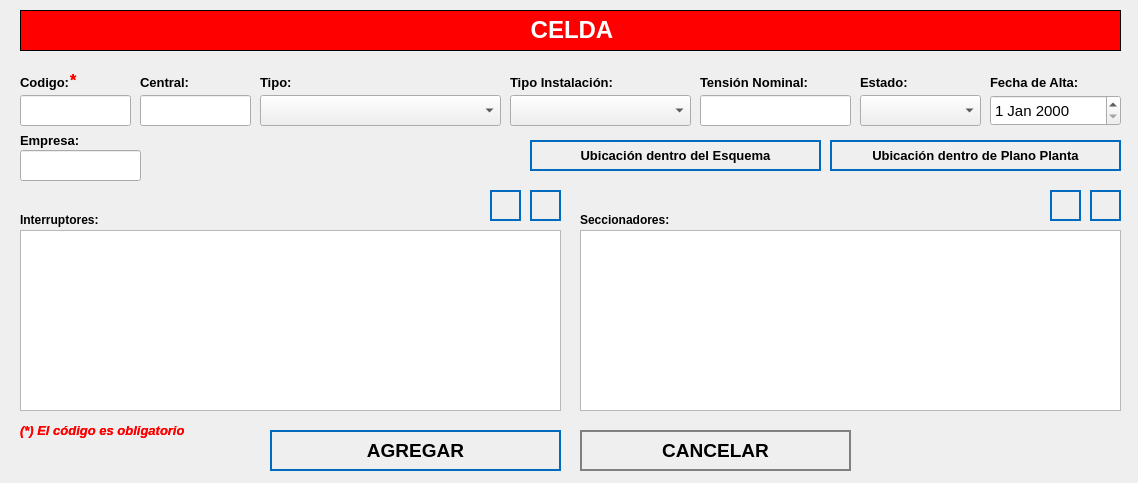
<?xml version="1.0" encoding="UTF-8"?>
<ui version="4.0">
 <class>NewBook</class>
 <widget class="QWidget" name="NewBook">
  <property name="geometry">
   <rect>
    <x>0</x>
    <y>0</y>
    <width>1138</width>
    <height>483</height>
   </rect>
  </property>
  <property name="minimumSize">
   <size>
    <width>1138</width>
    <height>483</height>
   </size>
  </property>
  <property name="maximumSize">
   <size>
    <width>1138</width>
    <height>578</height>
   </size>
  </property>
  <property name="windowTitle">
   <string>Nuevo Registro</string>
  </property>
  <property name="styleSheet">
   <string notr="true">QPushButton
{	
	height: 2em;
 	border-style: solid;
	border-width: 2px;
 	border-color: grey;
	font-weight: bold;
}

QPushButton:hover
{
   	background-color:grey;
	color:white;
}</string>
  </property>
  <widget class="QLabel" name="label">
   <property name="geometry">
    <rect>
     <x>20</x>
     <y>10</y>
     <width>1101</width>
     <height>41</height>
    </rect>
   </property>
   <property name="font">
    <font>
     <underline>false</underline>
    </font>
   </property>
   <property name="autoFillBackground">
    <bool>false</bool>
   </property>
   <property name="styleSheet">
    <string notr="true">background-color: red;</string>
   </property>
   <property name="frameShape">
    <enum>QFrame::Box</enum>
   </property>
   <property name="text">
    <string>&lt;html&gt;&lt;head/&gt;&lt;body&gt;&lt;p align=&quot;center&quot;&gt;&lt;span style=&quot; font-size:18pt; font-weight:600; color:#ffffff;&quot;&gt;CELDA&lt;/span&gt;&lt;/p&gt;&lt;/body&gt;&lt;/html&gt;</string>
   </property>
  </widget>
  <widget class="QLabel" name="label_autoriza">
   <property name="geometry">
    <rect>
     <x>20</x>
     <y>70</y>
     <width>101</width>
     <height>25</height>
    </rect>
   </property>
   <property name="text">
    <string>&lt;html&gt;&lt;head/&gt;&lt;body&gt;&lt;p&gt;&lt;span style=&quot; font-size:10pt; font-weight:600;&quot;&gt;Codigo:&lt;/span&gt;&lt;/p&gt;&lt;/body&gt;&lt;/html&gt;</string>
   </property>
  </widget>
  <widget class="QLineEdit" name="inputCodigo">
   <property name="geometry">
    <rect>
     <x>20</x>
     <y>95</y>
     <width>111</width>
     <height>31</height>
    </rect>
   </property>
   <property name="font">
    <font>
     <pointsize>12</pointsize>
    </font>
   </property>
   <property name="maxLength">
    <number>15</number>
   </property>
  </widget>
  <widget class="QLineEdit" name="inputNombre">
   <property name="geometry">
    <rect>
     <x>140</x>
     <y>95</y>
     <width>111</width>
     <height>31</height>
    </rect>
   </property>
   <property name="font">
    <font>
     <pointsize>12</pointsize>
    </font>
   </property>
  </widget>
  <widget class="QPushButton" name="addButton">
   <property name="geometry">
    <rect>
     <x>270</x>
     <y>430</y>
     <width>291</width>
     <height>41</height>
    </rect>
   </property>
   <property name="font">
    <font>
     <pointsize>14</pointsize>
     <weight>75</weight>
     <bold>true</bold>
    </font>
   </property>
   <property name="cursor">
    <cursorShape>PointingHandCursor</cursorShape>
   </property>
   <property name="styleSheet">
    <string notr="true">QPushButton
{	
	height: 2em;
 	border-style: solid;
	border-width: 2px;
 	border-color: #0069c0;
	font-weight: bold;
}

QPushButton:hover
{
   	background-color:#0069c0;
	color:white;
}</string>
   </property>
   <property name="text">
    <string>AGREGAR</string>
   </property>
   <property name="icon">
    <iconset>
     <normaloff>../assets/icons/add-icon.png</normaloff>../assets/icons/add-icon.png</iconset>
   </property>
   <property name="iconSize">
    <size>
     <width>30</width>
     <height>30</height>
    </size>
   </property>
   <property name="autoDefault">
    <bool>true</bool>
   </property>
   <property name="default">
    <bool>true</bool>
   </property>
   <property name="flat">
    <bool>true</bool>
   </property>
  </widget>
  <widget class="QPushButton" name="cancelButton">
   <property name="geometry">
    <rect>
     <x>580</x>
     <y>430</y>
     <width>271</width>
     <height>41</height>
    </rect>
   </property>
   <property name="font">
    <font>
     <pointsize>14</pointsize>
     <weight>75</weight>
     <bold>true</bold>
    </font>
   </property>
   <property name="cursor">
    <cursorShape>PointingHandCursor</cursorShape>
   </property>
   <property name="styleSheet">
    <string notr="true">QPushButton
{	
	height: 2em;
 	border-style: solid;
	border-width: 2px;
 	border-color: grey;
	font-weight: bold;
}

QPushButton:hover
{
   	background-color:grey;
	color:white;
}</string>
   </property>
   <property name="text">
    <string>CANCELAR</string>
   </property>
   <property name="icon">
    <iconset>
     <normaloff>../assets/icons/cancel-icon.png</normaloff>../assets/icons/cancel-icon.png</iconset>
   </property>
   <property name="iconSize">
    <size>
     <width>30</width>
     <height>30</height>
    </size>
   </property>
   <property name="autoDefault">
    <bool>true</bool>
   </property>
   <property name="default">
    <bool>true</bool>
   </property>
   <property name="flat">
    <bool>true</bool>
   </property>
  </widget>
  <widget class="QLabel" name="label_aquienVisita">
   <property name="geometry">
    <rect>
     <x>140</x>
     <y>70</y>
     <width>191</width>
     <height>25</height>
    </rect>
   </property>
   <property name="text">
    <string>&lt;html&gt;&lt;head/&gt;&lt;body&gt;&lt;p&gt;&lt;span style=&quot; font-size:10pt; font-weight:600;&quot;&gt;Central:&lt;/span&gt;&lt;/p&gt;&lt;/body&gt;&lt;/html&gt;</string>
   </property>
  </widget>
  <widget class="QLabel" name="label_area">
   <property name="geometry">
    <rect>
     <x>510</x>
     <y>70</y>
     <width>191</width>
     <height>25</height>
    </rect>
   </property>
   <property name="text">
    <string>&lt;html&gt;&lt;head/&gt;&lt;body&gt;&lt;p&gt;&lt;span style=&quot; font-size:10pt; font-weight:600;&quot;&gt;Tipo Instalación:&lt;/span&gt;&lt;/p&gt;&lt;/body&gt;&lt;/html&gt;</string>
   </property>
  </widget>
  <widget class="QLabel" name="label_4">
   <property name="geometry">
    <rect>
     <x>20</x>
     <y>210</y>
     <width>191</width>
     <height>21</height>
    </rect>
   </property>
   <property name="text">
    <string>&lt;html&gt;&lt;head/&gt;&lt;body&gt;&lt;p&gt;&lt;span style=&quot; font-size:9pt; font-weight:600;&quot;&gt;Interruptores:&lt;/span&gt;&lt;/p&gt;&lt;/body&gt;&lt;/html&gt;</string>
   </property>
  </widget>
  <widget class="QLabel" name="label_horaSalida">
   <property name="geometry">
    <rect>
     <x>860</x>
     <y>70</y>
     <width>81</width>
     <height>25</height>
    </rect>
   </property>
   <property name="text">
    <string>&lt;html&gt;&lt;head/&gt;&lt;body&gt;&lt;p&gt;&lt;span style=&quot; font-size:10pt; font-weight:600;&quot;&gt;Estado:&lt;/span&gt;&lt;/p&gt;&lt;/body&gt;&lt;/html&gt;</string>
   </property>
  </widget>
  <widget class="QLabel" name="label_motivoVisita">
   <property name="geometry">
    <rect>
     <x>990</x>
     <y>70</y>
     <width>131</width>
     <height>25</height>
    </rect>
   </property>
   <property name="text">
    <string>&lt;html&gt;&lt;head/&gt;&lt;body&gt;&lt;p&gt;&lt;span style=&quot; font-size:10pt; font-weight:600;&quot;&gt;Fecha de Alta:&lt;/span&gt;&lt;/p&gt;&lt;/body&gt;&lt;/html&gt;</string>
   </property>
  </widget>
  <widget class="QLabel" name="label_nota_obligatoria">
   <property name="geometry">
    <rect>
     <x>20</x>
     <y>420</y>
     <width>281</width>
     <height>21</height>
    </rect>
   </property>
   <property name="text">
    <string>&lt;html&gt;&lt;head/&gt;&lt;body&gt;&lt;p&gt;&lt;span style=&quot; font-size:10pt; font-weight:600; font-style:italic; color:#ff0000;&quot;&gt;(*) El código es obligatorio&lt;/span&gt;&lt;/p&gt;&lt;/body&gt;&lt;/html&gt;</string>
   </property>
  </widget>
  <widget class="QLabel" name="ast_aquienvisita">
   <property name="geometry">
    <rect>
     <x>70</x>
     <y>70</y>
     <width>21</width>
     <height>21</height>
    </rect>
   </property>
   <property name="text">
    <string>&lt;html&gt;&lt;head/&gt;&lt;body&gt;&lt;p&gt;&lt;span style=&quot; font-size:12pt; font-weight:600; color:#ff0000;&quot;&gt;*&lt;/span&gt;&lt;/p&gt;&lt;/body&gt;&lt;/html&gt;</string>
   </property>
  </widget>
  <widget class="QLabel" name="ast_area">
   <property name="geometry">
    <rect>
     <x>70</x>
     <y>70</y>
     <width>21</width>
     <height>21</height>
    </rect>
   </property>
   <property name="text">
    <string>&lt;html&gt;&lt;head/&gt;&lt;body&gt;&lt;p&gt;&lt;span style=&quot; font-size:12pt; font-weight:600; color:#ff0000;&quot;&gt;*&lt;/span&gt;&lt;/p&gt;&lt;/body&gt;&lt;/html&gt;</string>
   </property>
  </widget>
  <widget class="QLabel" name="label_advertencia_dni">
   <property name="geometry">
    <rect>
     <x>20</x>
     <y>420</y>
     <width>251</width>
     <height>21</height>
    </rect>
   </property>
   <property name="text">
    <string>&lt;html&gt;&lt;head/&gt;&lt;body&gt;&lt;p&gt;&lt;span style=&quot; font-size:10pt; font-weight:600; font-style:italic; color:#ff0000;&quot;&gt;(*) El código es obligatorio&lt;/span&gt;&lt;/p&gt;&lt;/body&gt;&lt;/html&gt;</string>
   </property>
  </widget>
  <widget class="QComboBox" name="cbTipo">
   <property name="geometry">
    <rect>
     <x>260</x>
     <y>95</y>
     <width>241</width>
     <height>31</height>
    </rect>
   </property>
   <property name="font">
    <font>
     <pointsize>12</pointsize>
    </font>
   </property>
   <property name="editable">
    <bool>false</bool>
   </property>
  </widget>
  <widget class="QLabel" name="label_area_2">
   <property name="geometry">
    <rect>
     <x>260</x>
     <y>70</y>
     <width>61</width>
     <height>25</height>
    </rect>
   </property>
   <property name="text">
    <string>&lt;html&gt;&lt;head/&gt;&lt;body&gt;&lt;p&gt;&lt;span style=&quot; font-size:10pt; font-weight:600;&quot;&gt;Tipo:&lt;/span&gt;&lt;/p&gt;&lt;/body&gt;&lt;/html&gt;</string>
   </property>
  </widget>
  <widget class="QComboBox" name="cbInstalacion">
   <property name="geometry">
    <rect>
     <x>510</x>
     <y>95</y>
     <width>181</width>
     <height>31</height>
    </rect>
   </property>
   <property name="font">
    <font>
     <pointsize>12</pointsize>
    </font>
   </property>
   <property name="editable">
    <bool>false</bool>
   </property>
  </widget>
  <widget class="QLabel" name="label_area_3">
   <property name="geometry">
    <rect>
     <x>700</x>
     <y>70</y>
     <width>141</width>
     <height>25</height>
    </rect>
   </property>
   <property name="text">
    <string>&lt;html&gt;&lt;head/&gt;&lt;body&gt;&lt;p&gt;&lt;span style=&quot; font-size:10pt; font-weight:600;&quot;&gt;Tensión Nominal:&lt;/span&gt;&lt;/p&gt;&lt;/body&gt;&lt;/html&gt;</string>
   </property>
  </widget>
  <widget class="QComboBox" name="cbEstado">
   <property name="geometry">
    <rect>
     <x>860</x>
     <y>95</y>
     <width>121</width>
     <height>31</height>
    </rect>
   </property>
   <property name="font">
    <font>
     <pointsize>12</pointsize>
    </font>
   </property>
   <property name="editable">
    <bool>false</bool>
   </property>
  </widget>
  <widget class="QDateEdit" name="inputFecha">
   <property name="geometry">
    <rect>
     <x>990</x>
     <y>95</y>
     <width>131</width>
     <height>31</height>
    </rect>
   </property>
   <property name="font">
    <font>
     <pointsize>11</pointsize>
     <weight>50</weight>
     <bold>false</bold>
    </font>
   </property>
  </widget>
  <widget class="QTableWidget" name="tableInterruptores">
   <property name="geometry">
    <rect>
     <x>20</x>
     <y>230</y>
     <width>541</width>
     <height>181</height>
    </rect>
   </property>
   <property name="autoFillBackground">
    <bool>true</bool>
   </property>
   <property name="lineWidth">
    <number>5</number>
   </property>
   <property name="editTriggers">
    <set>QAbstractItemView::NoEditTriggers</set>
   </property>
   <property name="textElideMode">
    <enum>Qt::ElideLeft</enum>
   </property>
   <attribute name="horizontalHeaderMinimumSectionSize">
    <number>10</number>
   </attribute>
  </widget>
  <widget class="QLabel" name="label_5">
   <property name="geometry">
    <rect>
     <x>580</x>
     <y>210</y>
     <width>111</width>
     <height>21</height>
    </rect>
   </property>
   <property name="text">
    <string>&lt;html&gt;&lt;head/&gt;&lt;body&gt;&lt;p&gt;&lt;span style=&quot; font-size:9pt; font-weight:600;&quot;&gt;Seccionadores:&lt;/span&gt;&lt;/p&gt;&lt;/body&gt;&lt;/html&gt;</string>
   </property>
  </widget>
  <widget class="QLineEdit" name="inputTension">
   <property name="geometry">
    <rect>
     <x>700</x>
     <y>95</y>
     <width>151</width>
     <height>31</height>
    </rect>
   </property>
   <property name="font">
    <font>
     <pointsize>12</pointsize>
    </font>
   </property>
  </widget>
  <widget class="QTableWidget" name="tableSeccionadores">
   <property name="geometry">
    <rect>
     <x>580</x>
     <y>230</y>
     <width>541</width>
     <height>181</height>
    </rect>
   </property>
   <property name="autoFillBackground">
    <bool>true</bool>
   </property>
   <property name="lineWidth">
    <number>5</number>
   </property>
   <property name="editTriggers">
    <set>QAbstractItemView::NoEditTriggers</set>
   </property>
   <property name="textElideMode">
    <enum>Qt::ElideLeft</enum>
   </property>
   <attribute name="horizontalHeaderMinimumSectionSize">
    <number>10</number>
   </attribute>
  </widget>
  <widget class="QPushButton" name="btnDeleteInterruptor">
   <property name="geometry">
    <rect>
     <x>530</x>
     <y>190</y>
     <width>31</width>
     <height>31</height>
    </rect>
   </property>
   <property name="font">
    <font>
     <pointsize>12</pointsize>
     <weight>75</weight>
     <bold>true</bold>
    </font>
   </property>
   <property name="cursor">
    <cursorShape>PointingHandCursor</cursorShape>
   </property>
   <property name="styleSheet">
    <string notr="true">QPushButton
{	
	height: 2em;
 	border-style: solid;
	border-width: 2px;
 	border-color: #0069c0;
	font-weight: bold;
}

QPushButton:hover
{
   	background-color:#0069c0;
	color:white;
}</string>
   </property>
   <property name="text">
    <string/>
   </property>
   <property name="icon">
    <iconset>
     <normaloff>../assets/icons/db_negative.png</normaloff>../assets/icons/db_negative.png</iconset>
   </property>
   <property name="iconSize">
    <size>
     <width>30</width>
     <height>30</height>
    </size>
   </property>
   <property name="autoDefault">
    <bool>true</bool>
   </property>
   <property name="default">
    <bool>true</bool>
   </property>
   <property name="flat">
    <bool>true</bool>
   </property>
  </widget>
  <widget class="QPushButton" name="btnDeleteSeccionador">
   <property name="geometry">
    <rect>
     <x>1090</x>
     <y>190</y>
     <width>31</width>
     <height>31</height>
    </rect>
   </property>
   <property name="font">
    <font>
     <pointsize>12</pointsize>
     <weight>75</weight>
     <bold>true</bold>
    </font>
   </property>
   <property name="cursor">
    <cursorShape>PointingHandCursor</cursorShape>
   </property>
   <property name="styleSheet">
    <string notr="true">QPushButton
{	
	height: 2em;
 	border-style: solid;
	border-width: 2px;
 	border-color: #0069c0;
	font-weight: bold;
}

QPushButton:hover
{
   	background-color:#0069c0;
	color:white;
}</string>
   </property>
   <property name="text">
    <string/>
   </property>
   <property name="icon">
    <iconset>
     <normaloff>../assets/icons/db_negative.png</normaloff>../assets/icons/db_negative.png</iconset>
   </property>
   <property name="iconSize">
    <size>
     <width>30</width>
     <height>30</height>
    </size>
   </property>
   <property name="autoDefault">
    <bool>true</bool>
   </property>
   <property name="default">
    <bool>true</bool>
   </property>
   <property name="flat">
    <bool>true</bool>
   </property>
  </widget>
  <widget class="QPushButton" name="btnAddInterruptor">
   <property name="geometry">
    <rect>
     <x>490</x>
     <y>190</y>
     <width>31</width>
     <height>31</height>
    </rect>
   </property>
   <property name="font">
    <font>
     <pointsize>12</pointsize>
     <weight>75</weight>
     <bold>true</bold>
    </font>
   </property>
   <property name="cursor">
    <cursorShape>PointingHandCursor</cursorShape>
   </property>
   <property name="styleSheet">
    <string notr="true">QPushButton
{	
	height: 2em;
 	border-style: solid;
	border-width: 2px;
 	border-color: #0069c0;
	font-weight: bold;
}

QPushButton:hover
{
   	background-color:#0069c0;
	color:white;
}</string>
   </property>
   <property name="text">
    <string/>
   </property>
   <property name="icon">
    <iconset>
     <normaloff>../assets/icons/add-icon.png</normaloff>../assets/icons/add-icon.png</iconset>
   </property>
   <property name="iconSize">
    <size>
     <width>30</width>
     <height>30</height>
    </size>
   </property>
   <property name="autoDefault">
    <bool>true</bool>
   </property>
   <property name="default">
    <bool>true</bool>
   </property>
   <property name="flat">
    <bool>true</bool>
   </property>
  </widget>
  <widget class="QPushButton" name="addButton_7">
   <property name="geometry">
    <rect>
     <x>1050</x>
     <y>190</y>
     <width>31</width>
     <height>31</height>
    </rect>
   </property>
   <property name="font">
    <font>
     <pointsize>12</pointsize>
     <weight>75</weight>
     <bold>true</bold>
    </font>
   </property>
   <property name="cursor">
    <cursorShape>PointingHandCursor</cursorShape>
   </property>
   <property name="styleSheet">
    <string notr="true">QPushButton
{	
	height: 2em;
 	border-style: solid;
	border-width: 2px;
 	border-color: #0069c0;
	font-weight: bold;
}

QPushButton:hover
{
   	background-color:#0069c0;
	color:white;
}</string>
   </property>
   <property name="text">
    <string/>
   </property>
   <property name="icon">
    <iconset>
     <normaloff>../assets/icons/add-icon.png</normaloff>../assets/icons/add-icon.png</iconset>
   </property>
   <property name="iconSize">
    <size>
     <width>30</width>
     <height>30</height>
    </size>
   </property>
   <property name="autoDefault">
    <bool>true</bool>
   </property>
   <property name="default">
    <bool>true</bool>
   </property>
   <property name="flat">
    <bool>true</bool>
   </property>
  </widget>
  <widget class="QPushButton" name="btnEsquema">
   <property name="geometry">
    <rect>
     <x>530</x>
     <y>140</y>
     <width>291</width>
     <height>31</height>
    </rect>
   </property>
   <property name="font">
    <font>
     <pointsize>10</pointsize>
     <weight>75</weight>
     <bold>true</bold>
    </font>
   </property>
   <property name="cursor">
    <cursorShape>PointingHandCursor</cursorShape>
   </property>
   <property name="styleSheet">
    <string notr="true">QPushButton
{	
	height: 2em;
 	border-style: solid;
	border-width: 2px;
 	border-color: #0069c0;
	font-weight: bold;
}

QPushButton:hover
{
   	background-color:#0069c0;
	color:white;
}</string>
   </property>
   <property name="text">
    <string>Ubicación dentro del Esquema</string>
   </property>
   <property name="icon">
    <iconset>
     <normaloff>../assets/icons/add-icon.png</normaloff>../assets/icons/add-icon.png</iconset>
   </property>
   <property name="iconSize">
    <size>
     <width>25</width>
     <height>25</height>
    </size>
   </property>
   <property name="autoDefault">
    <bool>true</bool>
   </property>
   <property name="default">
    <bool>true</bool>
   </property>
   <property name="flat">
    <bool>true</bool>
   </property>
  </widget>
  <widget class="QPushButton" name="btnPlano">
   <property name="geometry">
    <rect>
     <x>830</x>
     <y>140</y>
     <width>291</width>
     <height>31</height>
    </rect>
   </property>
   <property name="font">
    <font>
     <pointsize>10</pointsize>
     <weight>75</weight>
     <bold>true</bold>
    </font>
   </property>
   <property name="cursor">
    <cursorShape>PointingHandCursor</cursorShape>
   </property>
   <property name="styleSheet">
    <string notr="true">QPushButton
{	
	height: 2em;
 	border-style: solid;
	border-width: 2px;
 	border-color: #0069c0;
	font-weight: bold;
}

QPushButton:hover
{
   	background-color:#0069c0;
	color:white;
}</string>
   </property>
   <property name="text">
    <string>Ubicación dentro de Plano Planta</string>
   </property>
   <property name="icon">
    <iconset>
     <normaloff>../assets/icons/add-icon.png</normaloff>../assets/icons/add-icon.png</iconset>
   </property>
   <property name="iconSize">
    <size>
     <width>25</width>
     <height>25</height>
    </size>
   </property>
   <property name="autoDefault">
    <bool>true</bool>
   </property>
   <property name="default">
    <bool>true</bool>
   </property>
   <property name="flat">
    <bool>true</bool>
   </property>
  </widget>
  <widget class="QLineEdit" name="inputCodEmpresa">
   <property name="geometry">
    <rect>
     <x>20</x>
     <y>150</y>
     <width>121</width>
     <height>31</height>
    </rect>
   </property>
   <property name="font">
    <font>
     <pointsize>12</pointsize>
    </font>
   </property>
   <property name="maxLength">
    <number>5</number>
   </property>
  </widget>
  <widget class="QLabel" name="label_empresa">
   <property name="geometry">
    <rect>
     <x>20</x>
     <y>130</y>
     <width>111</width>
     <height>21</height>
    </rect>
   </property>
   <property name="text">
    <string>&lt;html&gt;&lt;head/&gt;&lt;body&gt;&lt;p&gt;&lt;span style=&quot; font-size:10pt; font-weight:600;&quot;&gt;Empresa:&lt;/span&gt;&lt;/p&gt;&lt;/body&gt;&lt;/html&gt;</string>
   </property>
   <property name="scaledContents">
    <bool>true</bool>
   </property>
  </widget>
 </widget>
 <tabstops>
  <tabstop>inputCodigo</tabstop>
  <tabstop>inputNombre</tabstop>
  <tabstop>addButton</tabstop>
  <tabstop>cancelButton</tabstop>
 </tabstops>
 <resources/>
 <connections/>
</ui>
